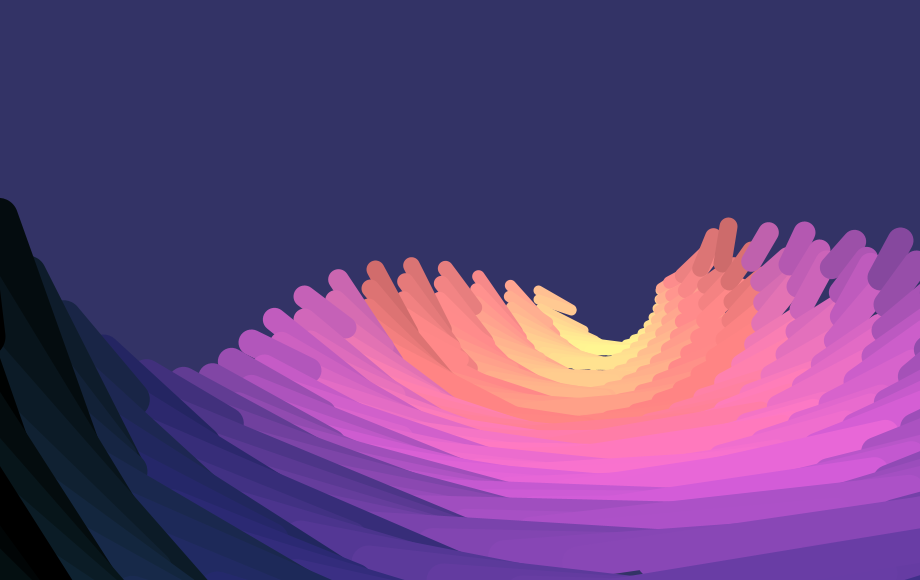
Frame 1 (no input)
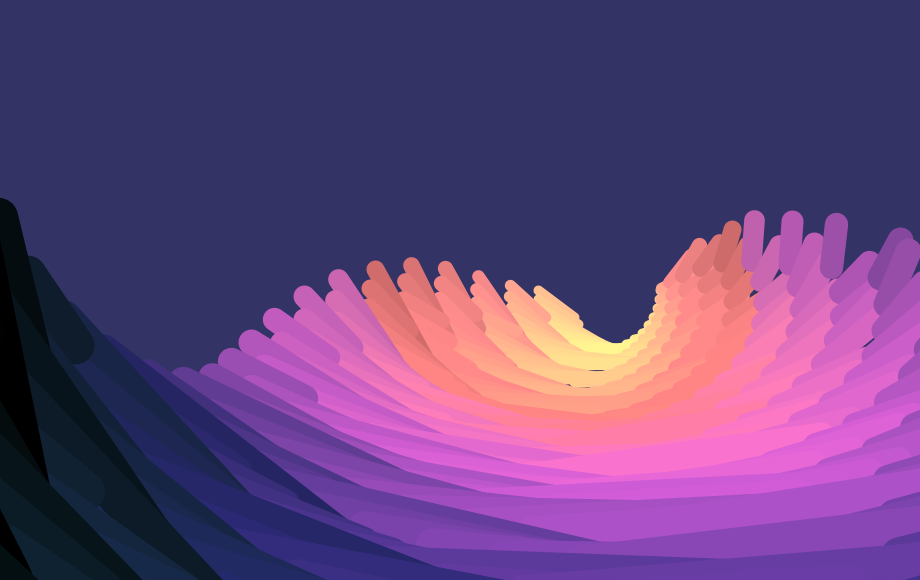
Frame 2 (the mouse pressed at the canvas centre, redrawn once)

The Processing sketch that drew these frames (run headless with seeded random() and noise(); the mouse was pressed at the canvas centre and the sketch redrawn once):

// Processing sketch: sketch_180726b
// ── sketch_180726b.pde
void setup(){
  size(920, 580);
  noLoop();
  colorMode(HSB, 360, 100, 100, 100);
  noStroke();
  noFill();
  ellipseMode(CENTER);
}

void draw(){
  background(240, 50, 40);
  
  //fill(0, 0, 100);
  //ellipse(width - width/3, height/2, width/8, width/8);
  
  //drawArcs(180, 360);
  drawArcs(0, 180);
}

void drawArcs(int start, int end){
  int step = 180/20;
  
  int incr = 8;
  int init = width/6;
  
  for(int i = 0; i < init; i += incr){
    int startAngle = start + int(sin(radians(i*2 + 180)) * height/30);
    int endAngle = end + int(sin(radians(i*3)) * height/30);
    
    float centerX = width - width/3 + sin(radians(i*2 + 180))*width/20;
    float centerY = height/2 + pow(i, .7);
    
    float radius = (width/15) + pow(i, 1.3);
    
    float h = map(i, incr, init, 360 + 45, 180 + 30) % 360;
    float s = map(radius, 0, width, 40, 80);
    
    float lineLength = width/30 + i/6;
    float lineWidth = lineLength/3 + i/6;
    strokeWeight(lineWidth);
    
    float radiusVar = (sin(radians(i + 180))/2 + 1);

    for(int j = startAngle; j < endAngle/2; j += step){
      float angleVar = random(10, 20);
      
      float x = cos(radians(j)) * radius + centerX - lineLength/2;
      float y = sin(radians(j)) * radius*radiusVar + centerY;
      
      float x2 = cos(radians(j-angleVar)) * radius + centerX + lineLength/2;
      float y2 = sin(radians(j-angleVar)) * radius*radiusVar + centerY;
      
      float bVar = sin(radians(j)) * 30 - 30;
      float b = map(radius, 0, width, 150, 0) + bVar;
      
      stroke(h + bVar, s, b);
      line(x, y, x2, y2);
    }
    
    for(int j = endAngle; j > endAngle/2; j -= step){
      float angleVar = random(10, 50);
      
      float x = cos(radians(j)) * radius + centerX - lineLength/2;
      float y = sin(radians(j)) * radius*radiusVar + centerY;
      
      float x2 = cos(radians(j-angleVar)) * radius + centerX + lineLength/2;
      float y2 = sin(radians(j-angleVar)) * radius*radiusVar + centerY;
      
      float bVar = sin(radians(j)) * 30 - 30;
      float b = map(radius, 0, width, 150, 0) + bVar;
      
      stroke(h + bVar, s, b);
      line(x, y, x2, y2);
    }
  }
  
}
